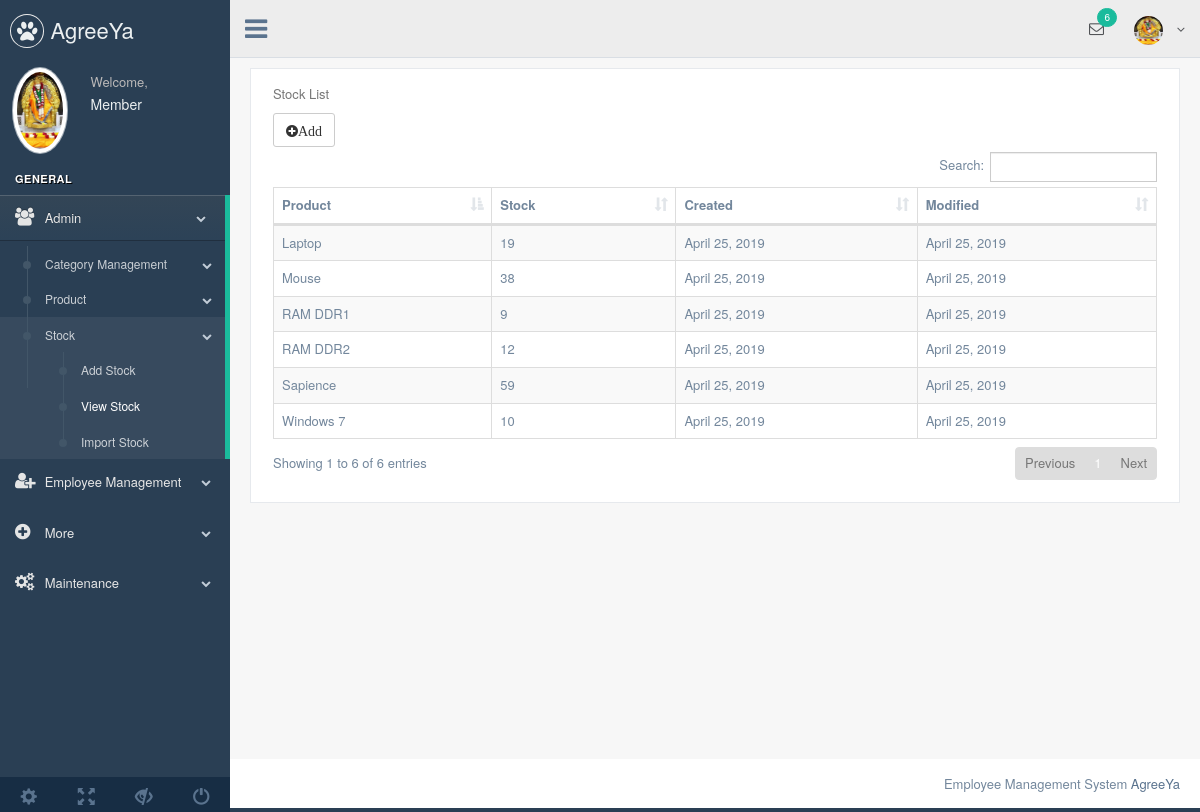
The page /dashboard/stock/list on the database its author committed.
### default/models.py (models this page shows, shortened)
class Stock(models.Model):
    product = models.ForeignKey(Product, on_delete=models.CASCADE)
    current_stock = models.IntegerField(default=0)
    new_stock = models.IntegerField(default=0)
    created_at = models.DateField()
    modified_at = models.DateField()

class Product(models.Model):
    category = models.ForeignKey(Categories, on_delete=models.CASCADE)
    title = models.CharField(max_length=125)
    description = models.CharField(max_length = 255)
    specification = models.TextField(null=True)
    def __str__(self):
        return "%s" % (self.title)

### default/stockView.py (the view)
# urls.py: path('stock/list', stockView.stockList, name="stocklist"),
def stockList(request):
    stockList = Stock.objects.all()
    return render(request, 'stocklist.html',{'stockList': stockList, 'flag': '1'})

### default/templates/stocklist.html (shortened to what this page needs)
{% extends 'default.html' %}
{% load static %}
{% block content %}
<div class="right_col" role="main">
    <div class="">
        <div class="row">
            <div class="col-md-12 col-sm-12 col-xs-12">
            <div class="x_panel">
                <div class="x_content">
                <p class="text-muted font-13 m-b-30">Stock List</p>
                <div><a href="{% url 'datasheet:addStock' %}" class="btn btn-default"><i class="fa fa-plus-circle">Add</i></a></li></div>
                <table id="datatable-responsive" class="table table-striped table-bordered dt-responsive nowrap" cellspacing="0" width="100%">
                    <thead>
                    <tr>
                        <th>Product</th>
                        <th>Stock</th>
                        <th>Created</th>
                        <th>Modified</th>
                    </tr>
                    </thead>
                    <tbody>
                    {% if stockList %}
                        {% for stock in stockList %}
                            <tr>
                                <td>{{ stock.product }}</td>
                                <td>{{ stock.current_stock }}</td>
                                <td>{{ stock.created_at}}</td>
                                <td>{{ stock.modified_at}}</td>
                            </tr>
                        {% endfor %}
                    {% endif %}
                    </tbody>
                </table>
                </div>
            </div>
            </div>
        </div>
    </div>
</div>
{% endblock %}

### rows shown on the page
Stock: product "RAM DDR1", current_stock "9", created_at "April 25, 2019", modified_at "April 25, 2019"
Stock: product "RAM DDR2", current_stock "12", created_at "April 25, 2019", modified_at "April 25, 2019"
Stock: product "Windows 7", current_stock "10", created_at "April 25, 2019", modified_at "April 25, 2019"
Stock: product "Sapience", current_stock "59", created_at "April 25, 2019", modified_at "April 25, 2019"
Stock: product "Laptop", current_stock "19", created_at "April 25, 2019", modified_at "April 25, 2019"
Stock: product "Mouse", current_stock "38", created_at "April 25, 2019", modified_at "April 25, 2019"
